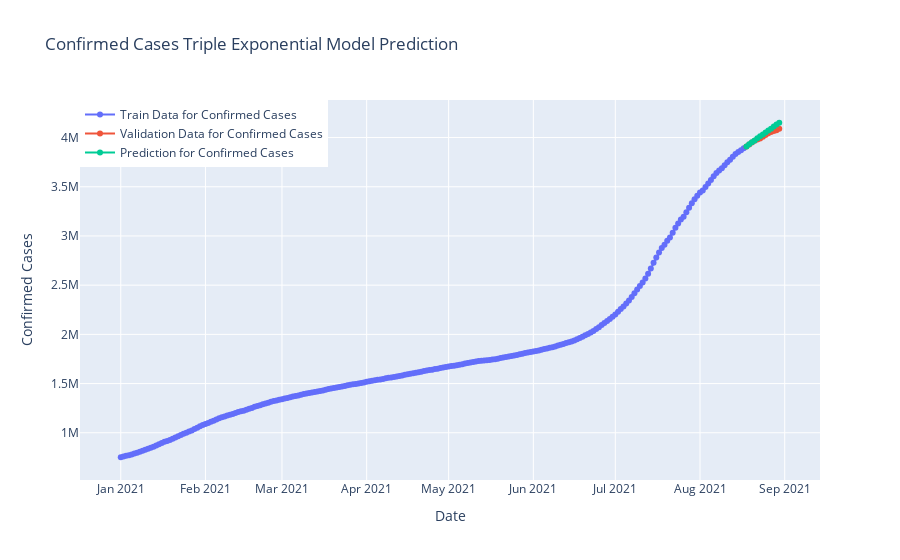

Notebook cell for this chart:
### Code cell
fig=go.Figure()
fig.add_trace(go.Scatter(x=model_train.index, y=case.Cases,
                    mode='lines+markers',name="Train Data for Confirmed Cases"))
fig.add_trace(go.Scatter(x=valid.index, y=valid.Cases,
                    mode='lines+markers',name="Validation Data for Confirmed Cases",))
fig.add_trace(go.Scatter(x=valid.index, y=y_pred["Triple Exponential"],
                    mode='lines+markers',name="Prediction for Confirmed Cases",))
fig.update_layout(title="Confirmed Cases Triple Exponential Model Prediction",
                 xaxis_title="Date",yaxis_title="Confirmed Cases",legend=dict(x=0,y=1,traceorder="normal"))
fig.show()

### Figure 1 — Plotly figure (JSON) as saved in the notebook; plotly's stock layout.template omitted (floating-point values rounded to 4 significant figures; data arrays with more than 128 entries replaced by an {"elided": "..."} marker saying what was removed)
{"data": [{"mode": "lines+markers", "name": "Train Data for Confirmed Cases", "type": "scatter", "x": {"elided": "229 str values"}, "y": {"elided": "242 int values"}}, {"mode": "lines+markers", "name": "Validation Data for Confirmed Cases", "type": "scatter", "x": ["2021-08-18T00:00:00+00:00", "2021-08-19T00:00:00+00:00", "2021-08-20T00:00:00+00:00", "2021-08-21T00:00:00+00:00", "2021-08-22T00:00:00+00:00", "2021-08-23T00:00:00+00:00", "2021-08-24T00:00:00+00:00", "2021-08-25T00:00:00+00:00", "2021-08-26T00:00:00+00:00", "2021-08-27T00:00:00+00:00", "2021-08-28T00:00:00+00:00", "2021-08-29T00:00:00+00:00", "2021-08-30T00:00:00+00:00"], "y": [3908247, 3930300, 3950304, 3967048, 3979456, 3989060, 4008166, 4026837, 4043736, 4056354, 4066404, 4073831, 4089801]}, {"mode": "lines+markers", "name": "Prediction for Confirmed Cases", "type": "scatter", "x": ["2021-08-18T00:00:00+00:00", "2021-08-19T00:00:00+00:00", "2021-08-20T00:00:00+00:00", "2021-08-21T00:00:00+00:00", "2021-08-22T00:00:00+00:00", "2021-08-23T00:00:00+00:00", "2021-08-24T00:00:00+00:00", "2021-08-25T00:00:00+00:00", "2021-08-26T00:00:00+00:00", "2021-08-27T00:00:00+00:00", "2021-08-28T00:00:00+00:00", "2021-08-29T00:00:00+00:00", "2021-08-30T00:00:00+00:00"], "y": [3910000.0, 3932000.0, 3953000.0, 3970000.0, 3992000.0, 4013000.0, 4030000.0, 4052000.0, 4073000.0, 4090000.0, 4112000.0, 4133000.0, 4150000.0]}], "layout": {"legend": {"traceorder": "normal", "x": 0, "y": 1}, "title": {"text": "Confirmed Cases Triple Exponential Model Prediction"}, "xaxis": {"title": {"text": "Date"}}, "yaxis": {"title": {"text": "Confirmed Cases"}}}}
